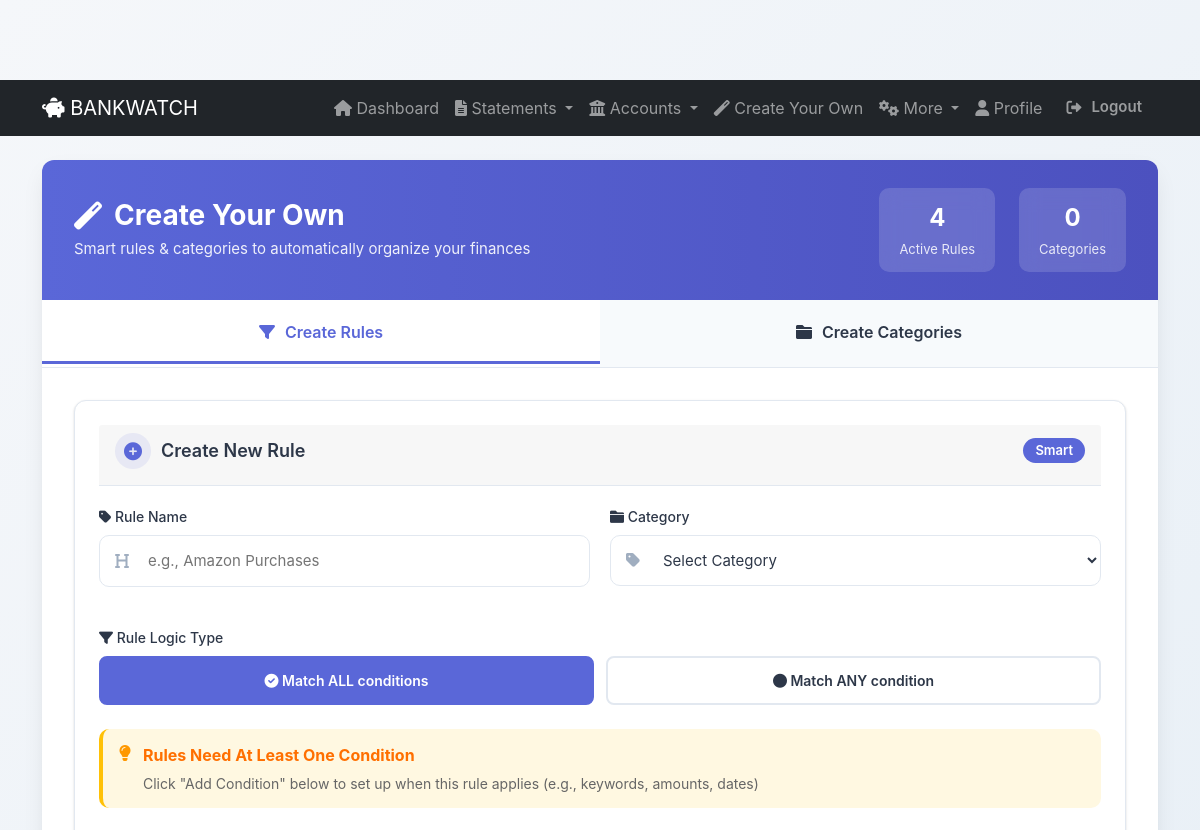
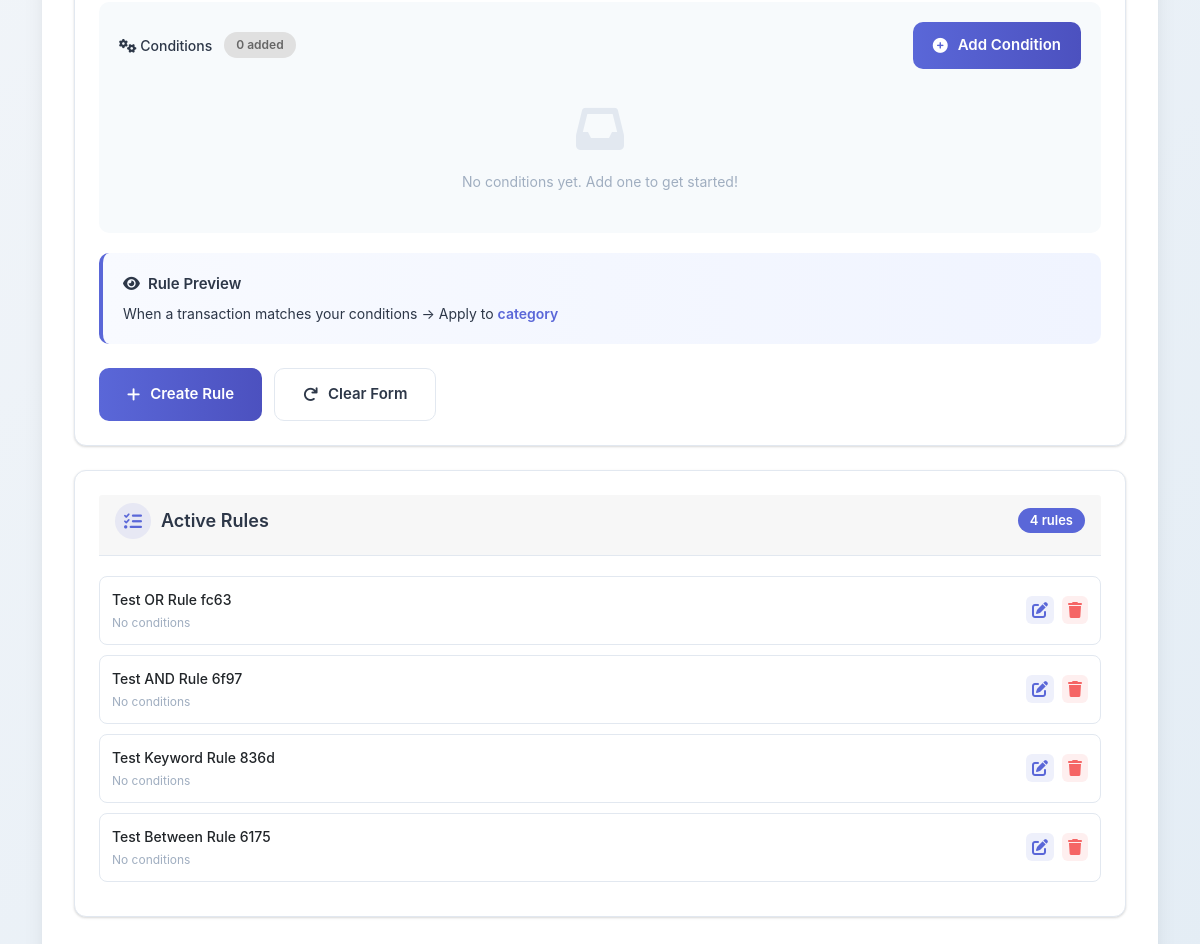
The page /analyzer/create-your-own/ (signed in) on the database its author committed (2 pictures, top to bottom).
### analyzer/models.py (models this page shows, shortened)
class Rule(models.Model):
    user = models.ForeignKey(User, on_delete=models.CASCADE, related_name='rules')
    name = models.CharField(max_length=100)
    category = models.CharField(max_length=20, choices=Transaction.CATEGORY_CHOICES, default='OTHER')
    is_active = models.BooleanField(default=True)
    created_at = models.DateTimeField(auto_now_add=True)
    updated_at = models.DateTimeField(auto_now=True)
    RULE_TYPE_CHOICES = [
        ('AND', 'All conditions must match (AND)'),
        ('OR', 'Any condition matches (OR)'),
    ]
    rule_type = models.CharField(max_length=3, choices=RULE_TYPE_CHOICES, default='AND')

### analyzer/views.py (the view)
# urls.py: path('create-your-own/', views.create_your_own, name='create_your_own'),
@login_required
def create_your_own(request):
    rules = Rule.objects.filter(user=request.user).order_by('-created_at')
    custom_categories = CustomCategory.objects.filter(user=request.user).order_by('-created_at')
    context = {
        'total_rules': rules.count(),
        'total_categories': custom_categories.count(),
        'rules': rules,
        'custom_categories': custom_categories,
        'categories': Transaction.CATEGORY_CHOICES,
    }
    return render(request, 'analyzer/create_your_own.html', context)

### templates/analyzer/create_your_own.html (shortened to what this page needs)
{% extends "base.html" %}
{% load static %}
{% block content %}
<div class="container-main">
    <div class="header">
        <div class="header-content">
            <h2><i class="fas fa-magic"></i> Create Your Own</h2>
            <p>Smart rules & categories to automatically organize your finances</p>
        </div>
        <div class="stats">
            <div class="stat-item">
                <div class="stat-number" id="rulesCount">{{ total_rules }}</div>
                <div class="stat-label">Active Rules</div>
            </div>
            <div class="stat-item">
                <div class="stat-number" id="categoriesCount">{{ total_categories }}</div>
                <div class="stat-label">Categories</div>
            </div>
        </div>
    </div>
    <div class="tabs">
        <div class="tab active" onclick="switchTab('rules')">
            <i class="fas fa-filter"></i> Create Rules
        </div>
        <div class="tab" onclick="switchTab('categories')">
            <i class="fas fa-folder"></i> Create Categories
        </div>
    </div>
    <div id="rules" class="section active">
        <div class="card">
            <div class="card-header">
                <h4><i class="fas fa-plus-circle"></i> Create New Rule</h4>
                <span class="badge">Smart</span>
            </div>
            <form id="ruleForm" method="POST" action="{% url 'create_rule_ajax' %}">
                <div class="form-row">
                    <div class="form-group">
                        <label for="ruleName"><i class="fas fa-tag"></i> Rule Name</label>
                        <div class="input-with-icon">
                            <input type="text" id="ruleName" name="name" placeholder="e.g., Amazon Purchases" required>
                        </div>
                    </div>
                    <div class="form-group">
                        <label for="ruleCategory"><i class="fas fa-folder"></i> Category</label>
                        <div class="input-with-icon">
                            <select id="ruleCategory" name="category" required>
                                <option value="">Select Category</option>
                            </select>
                        </div>
                    </div>
                </div>
                <div class="form-group">
                    <label><i class="fas fa-filter"></i> Rule Logic Type</label>
                    <div class="logic-type-toggle">
                        <button type="button" class="logic-btn active" data-logic="AND" onclick="setLogicType('AND', this)">
                            <i class="fas fa-check-circle"></i> Match ALL conditions
                        </button>
                        <button type="button" class="logic-btn" data-logic="OR" onclick="setLogicType('OR', this)">
                            <i class="fas fa-circle"></i> Match ANY condition
                        </button>
                    </div>
                </div>
                <div style="padding: 14px 16px; background: #fff8e1; border-radius: 10px; margin-bottom: 20px; border-left: 4px solid #ffc107; display: flex; align-items: flex-start; gap: 12px;">
                    <i class="fas fa-lightbulb" style="color: #ff9800; font-size: 16px; margin-top: 2px; flex-shrink: 0;"></i>
                    <div style="flex: 1;">
                        <strong style="color: #ff6f00; display: block; margin-bottom: 6px;">Rules Need At Least One Condition</strong>
                        <small style="color: #666; display: block;">Click "Add Condition" below to set up when this rule applies (e.g., keywords, amounts, dates)</small>
                    </div>
                </div>
                <div class="conditions-container">
                    <div style="display: flex; justify-content: space-between; align-items: center; margin-bottom: 16px;">
                        <div style="display: flex; align-items: center; gap: 12px;">
                            <label style="margin: 0;"><i class="fas fa-cogs"></i> Conditions</label>
                            <span id="conditionCount" style="display: inline-block; background: #e0e0e0; color: #666; padding: 4px 12px; border-radius: 20px; font-size: 12px; font-weight: 600;">0 added</span>
                        </div>
                        <button type="button" class="btn btn-primary" style="min-width: 160px; padding: 12px 20px;" onclick="openConditionBuilder()">
                            <i class="fas fa-plus-circle"></i> Add Condition
                        </button>
                    </div>
                    <div id="conditionsDisplay" style="min-height: 80px;">
                        <div class="empty-state" style="padding: 20px 0;">
                            <i class="fas fa-inbox"></i><br>
                            <small>No conditions yet. Add one to get started!</small>
                        </div>
                    </div>
                </div>
                <div class="preview">
                    <div class="preview-title">
                        <i class="fas fa-eye"></i> Rule Preview
                    </div>
                    <div class="preview-content" id="rulePreview">
                        When a transaction matches your conditions → Apply to <span class="highlight">category</span>
                    </div>
                </div>
                <div class="button-group">
                    <button type="submit" class="btn btn-primary" id="submitRuleBtn" style="min-width: 140px;">
                        <i class="fas fa-plus"></i> Create Rule
                    </button>
                    <button type="button" class="btn btn-secondary" onclick="resetRuleForm()">
                        <i class="fas fa-redo"></i> Clear Form
                    </button>
                </div>
            </form>
        </div>
        <div class="card">
            <div class="card-header">
                <h4><i class="fas fa-list-check"></i> Active Rules</h4>
                <span class="badge" id="activeRulesCount">{{ total_rules }} rules</span>
            </div>
            <div id="rulesContainer">
                {% if rules %}
                    {% for rule in rules %}
                        <div class="rule-item" data-rule-id="{{ rule.id }}">
                            <div class="rule-details">
                                <div class="rule-name">{{ rule.name }}</div>
                                <div class="rule-condition">
                                    {% if rule.rulecondition_set.all %}
                                        {% for condition in rule.rulecondition_set.all %}
                                            <span>{{ condition.get_condition_display }}</span>
                                            {% if not forloop.last %}<span> {{ rule.get_rule_type_display }} </span>{% endif %}
                                        {% endfor %}
                                        → {{ rule.get_category_display }}
                                    {% else %}
                                        No conditions
                                    {% endif %}
                                </div>
                            </div>
                            <div class="rule-actions">
                                <i class="fas fa-edit" onclick="editRule({{ rule.id }})"></i>
                                <i class="fas fa-trash" onclick="deleteRule({{ rule.id }})"></i>
                            </div>
                        </div>
                    {% endfor %}
                {% else %}
                    <div class="empty-state">
                        <i class="fas fa-inbox"></i><br>
                        <small>No rules yet. Create your first rule above!</small>
                    </div>
                {% endif %}
            </div>
        </div>
    </div>
</div>
{% endblock %}

### rows shown on the page
Rule: name "Test OR Rule fc63"
Rule: name "Test AND Rule 6f97"
Rule: name "Test Keyword Rule 836d"
Rule: name "Test Between Rule 6175"

### other values the page prints
{{ total_rules }} "4"
{{ total_categories }} "0"
